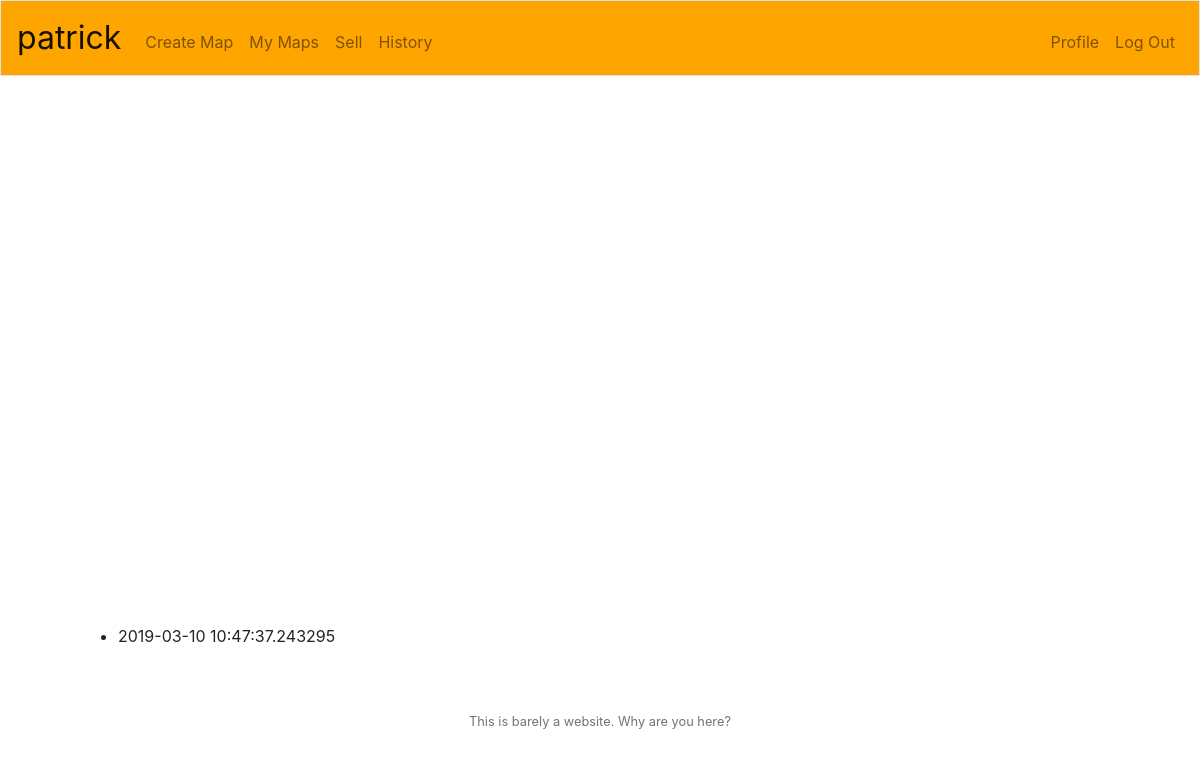
The app's page /map (signed in), older data.
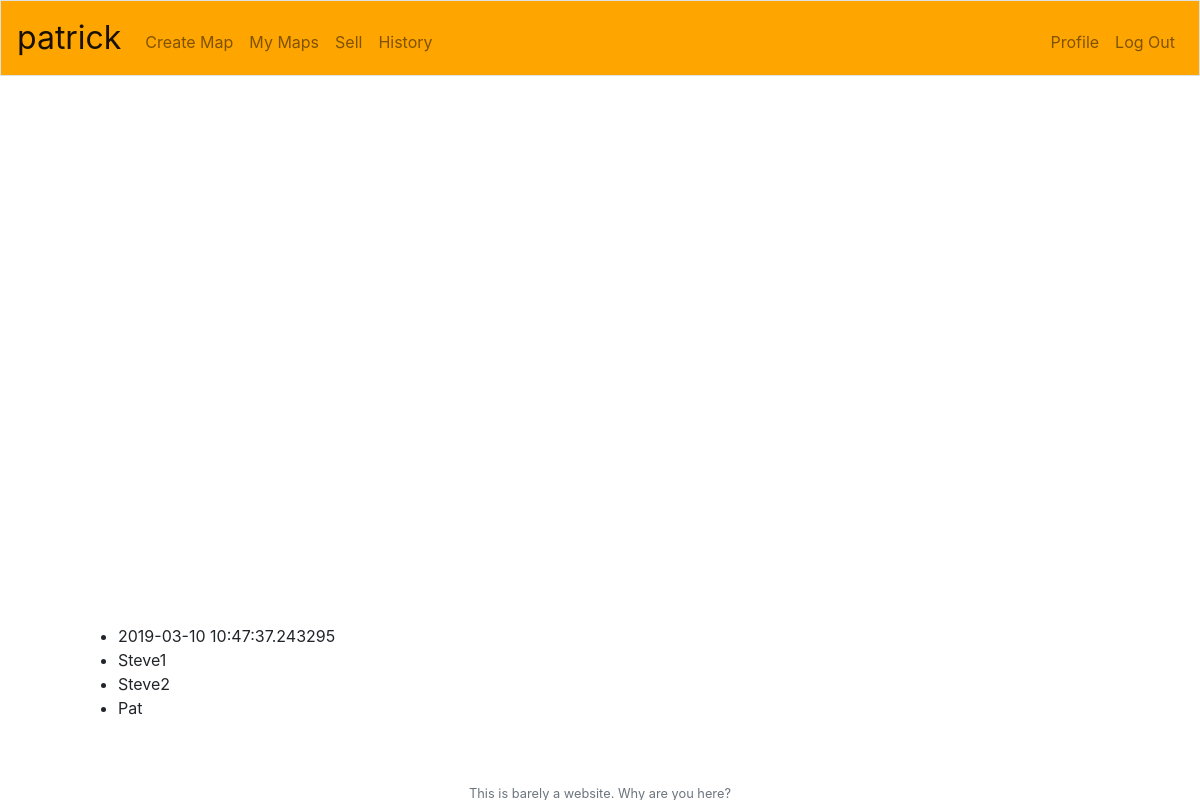
The same page, newer data.
### patw/models.py (models this page shows, shortened)
class Polar(db.Model):
    __tablename__ = "polar"
    id = db.Column(db.Integer, primary_key=True)
    country_code = db.Column(db.String(10), nullable=False)
    time_spent = db.Column(db.BigInteger, nullable=False)
    user_id = db.Column(db.Integer, db.ForeignKey("users.user_id"), nullable=False)
    map_name = db.Column(db.String(20), nullable=False)
    date_created = db.Column(db.DateTime, nullable=False)
    __table_args__ = (db.UniqueConstraint('country_code', 'user_id', 'map_name', name="_multiple_countries_uc"),)

### patw/routes.py (the view)
@app.route("/map")
@login_required
def map():
    data = []
    map_list = get_map_list()
    most_recent_map = map_list[-1]
    map_data = Polar.query.filter_by(user_id=current_user.user_id, map_name=most_recent_map)
    for entry in map_data:
        data.append({"id":entry.country_code, "value":entry.time_spent})
    return render_template("map.html", data=data, list=map_list)

### patw/helpers.py (called while the page is built)
def get_map_list():
    maps = Polar.query.filter_by(user_id=current_user.user_id
                ).group_by(Polar.map_name).order_by(Polar.date_created).all()
    list = []
    for map in maps:
        list.append(map.map_name)
    return list

### patw/models.py (called while the page is built)
@login_manager.user_loader
def load_user(user_id):
    return User.query.get(user_id)

### patw/templates/map.html (shortened to what this page needs)
{% extends "layout.html" %}
{% block main %}
<div id="chartdiv"></div>
<ul>
{% for i in list %}
<li>
{{ i }}
</li>
{% endfor %}
</ul>
{% endblock %}

### patw/templates/layout.html (shortened to what this page needs)
<!DOCTYPE html>
<html lang="en-uk">
  <head>
    <link href="https://maxcdn.bootstrapcdn.com/bootstrap/4.1.3/css/bootstrap.min.css" rel="stylesheet">
    <link href="/static/styles.css" rel="stylesheet">
  </head>
  <body>
    <nav class="navbar navbar-expand-md navbar-light border">
        <a class="navbar-brand" href="/">
          <span>patrick</span>
        </a>
        <div class="collapse navbar-collapse" id="navbar">
            {% if current_user.is_authenticated %}
                <ul class="navbar-nav mr-auto mt-2">
                    <li class="nav-item"><a class="nav-link" href="/createmap">Create Map</a></li>
                    <li class="nav-item"><a class="nav-link" href="/map">My Maps</a></li>
                    <li class="nav-item"><a class="nav-link" href="/sell">Sell</a></li>
                    <li class="nav-item"><a class="nav-link" href="/history">History</a></li>
                </ul>
                <ul class="navbar-nav ml-auto mt-2">
                    <li class="nav-item"><a class="nav-link" href="/profile">Profile</a></li>
                    <li class="nav-item"><a class="nav-link" href="/logout">Log Out</a></li>
                </ul>
            {% else %}
                <ul class="navbar-nav ml-auto mt-2">
                    <li class="nav-item"><a class="nav-link" href="/register">Register</a></li>
                    <li class="nav-item"><a class="nav-link" href="/login">Log In</a></li>
                </ul>
            {% endif %}
        </div>
    </nav>
    <main class="container p-5">
      {% block main %}{% endblock %}
    </main>
    <footer class="small text-center text-muted">
      This is barely a website. Why are you here?
    </footer>
  </body>
</html>

### patw/static/styles.css (style rules this page uses)
nav .navbar-brand { font-size: xx-large; }
nav { background-color:#ffa500 }
main { overflow-x: auto; text-align: left; }
#chartdiv { width: 100%; height: 500px }

Row changes from the older to the newer data that the page shows:
added Polar: map_name "Steve1"
added Polar: map_name "Steve2"
added Polar: map_name "Pat"
